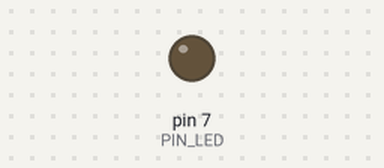
This sketch was run on a simulated Arduino Uno, built with avr-gcc and run on an emulated ATmega328P. On the bench: output pins drawn as LEDs (lit = HIGH). Dashed ring = blinking. At 2.0 s the program stops and its outputs stay as they are.

Above: at 0.5 s.
At 1.85 s:
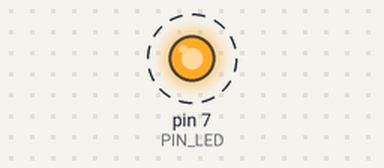
Timing chart, 0 to 3.0 s (numbered marks = the images above):
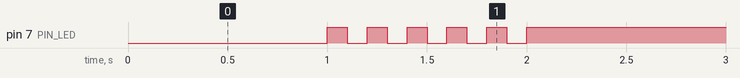

Measured:
- by itself, pin 7 (PIN_LED): alternates HIGH for 0.10 s and LOW for 0.10 s, 11 changes in all, then stays HIGH

The sketch:

05_example_2.ino
```cpp
#define PIN_LED 7

unsigned int count, toggle;

void setup() {
    pinMode(PIN_LED, OUTPUT);

    count = toggle = 0;
    digitalWrite(PIN_LED, toggle);
}

void loop() {
    delay(1000);

    for (count = 0; count < 10; count++) {
        toggle = !toggle;
        digitalWrite(PIN_LED, toggle);
        delay(100);
    }

    toggle = !toggle;
    digitalWrite(PIN_LED, toggle);

    while (1) {
    }
}
```
